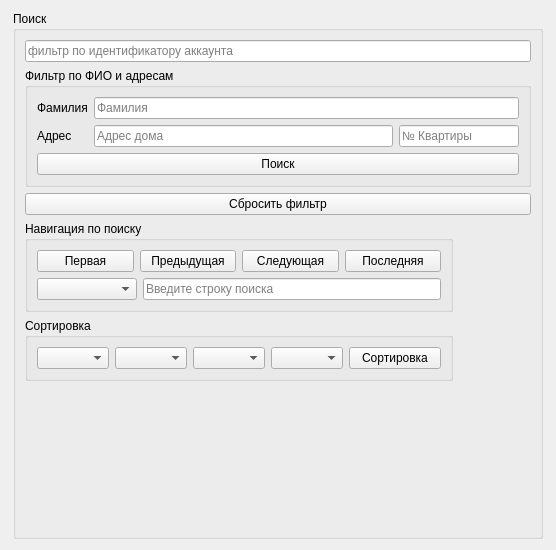
<?xml version="1.0" encoding="UTF-8"?>
<ui version="4.0">
 <class>FindAccoundCBox</class>
 <widget class="QWidget" name="FindAccoundCBox">
  <property name="geometry">
   <rect>
    <x>0</x>
    <y>0</y>
    <width>556</width>
    <height>550</height>
   </rect>
  </property>
  <property name="minimumSize">
   <size>
    <width>0</width>
    <height>550</height>
   </size>
  </property>
  <property name="windowTitle">
   <string>Form</string>
  </property>
  <layout class="QGridLayout" name="gridLayout">
   <item row="0" column="0">
    <widget class="QGroupBox" name="groupBox">
     <property name="maximumSize">
      <size>
       <width>530</width>
       <height>16777215</height>
      </size>
     </property>
     <property name="title">
      <string>Поиск</string>
     </property>
     <layout class="QGridLayout" name="gridLayout_8">
      <item row="1" column="0" colspan="2">
       <widget class="QGroupBox" name="groupBox_3">
        <property name="title">
         <string>Фильтр по ФИО и адресам</string>
        </property>
        <layout class="QGridLayout" name="gridLayout_7">
         <item row="0" column="0">
          <widget class="QLabel" name="label_9">
           <property name="text">
            <string>Фамилия</string>
           </property>
          </widget>
         </item>
         <item row="1" column="0">
          <widget class="QLabel" name="label_10">
           <property name="text">
            <string>Адрес</string>
           </property>
          </widget>
         </item>
         <item row="1" column="1">
          <widget class="QLineEdit" name="search_adress">
           <property name="placeholderText">
            <string>Адрес дома</string>
           </property>
          </widget>
         </item>
         <item row="1" column="2">
          <widget class="QLineEdit" name="lineEdit">
           <property name="maximumSize">
            <size>
             <width>120</width>
             <height>16777215</height>
            </size>
           </property>
           <property name="placeholderText">
            <string>№ Квартиры</string>
           </property>
          </widget>
         </item>
         <item row="0" column="1" colspan="2">
          <widget class="QLineEdit" name="search_name_2">
           <property name="placeholderText">
            <string>Фамилия</string>
           </property>
          </widget>
         </item>
         <item row="2" column="0" colspan="3">
          <widget class="QPushButton" name="search_two_column">
           <property name="text">
            <string>Поиск</string>
           </property>
          </widget>
         </item>
        </layout>
       </widget>
      </item>
      <item row="4" column="0">
       <widget class="QGroupBox" name="groupBox_2">
        <property name="title">
         <string>Навигация по поиску</string>
        </property>
        <layout class="QGridLayout" name="gridLayout_6">
         <item row="1" column="0" colspan="4">
          <layout class="QGridLayout" name="gridLayout_5">
           <item row="0" column="1">
            <widget class="QLineEdit" name="search_name_3">
             <property name="placeholderText">
              <string>Введите строку поиска</string>
             </property>
            </widget>
           </item>
           <item row="0" column="0">
            <widget class="QComboBox" name="typeSearchCBox">
             <property name="minimumSize">
              <size>
               <width>100</width>
               <height>0</height>
              </size>
             </property>
            </widget>
           </item>
          </layout>
         </item>
         <item row="0" column="0">
          <widget class="QPushButton" name="FindFirstButton">
           <property name="text">
            <string>Первая</string>
           </property>
          </widget>
         </item>
         <item row="0" column="1">
          <widget class="QPushButton" name="FindPreviousButton">
           <property name="text">
            <string>Предыдущая</string>
           </property>
          </widget>
         </item>
         <item row="0" column="2">
          <widget class="QPushButton" name="FindNextButton">
           <property name="text">
            <string>Следующая</string>
           </property>
          </widget>
         </item>
         <item row="0" column="3">
          <widget class="QPushButton" name="FindLastButton">
           <property name="text">
            <string>Последняя</string>
           </property>
          </widget>
         </item>
        </layout>
       </widget>
      </item>
      <item row="2" column="0" colspan="2">
       <widget class="QPushButton" name="reset_filter">
        <property name="text">
         <string>Сбросить фильтр</string>
        </property>
       </widget>
      </item>
      <item row="0" column="0" colspan="2">
       <widget class="QLineEdit" name="search_id">
        <property name="toolTip">
         <string/>
        </property>
        <property name="placeholderText">
         <string>фильтр по идентификатору аккаунта</string>
        </property>
       </widget>
      </item>
      <item row="6" column="0">
       <spacer name="verticalSpacer">
        <property name="orientation">
         <enum>Qt::Vertical</enum>
        </property>
        <property name="sizeHint" stdset="0">
         <size>
          <width>20</width>
          <height>40</height>
         </size>
        </property>
       </spacer>
      </item>
      <item row="5" column="0">
       <widget class="QGroupBox" name="groupBox_4">
        <property name="minimumSize">
         <size>
          <width>0</width>
          <height>50</height>
         </size>
        </property>
        <property name="title">
         <string>Сортировка</string>
        </property>
        <layout class="QGridLayout" name="gridLayout_2">
         <item row="0" column="0">
          <widget class="QComboBox" name="FirstField"/>
         </item>
         <item row="0" column="1">
          <widget class="QComboBox" name="FirstSortType"/>
         </item>
         <item row="0" column="2">
          <widget class="QComboBox" name="SecondField"/>
         </item>
         <item row="0" column="3">
          <widget class="QComboBox" name="SecondSortType"/>
         </item>
         <item row="0" column="4">
          <widget class="QPushButton" name="pushButton">
           <property name="minimumSize">
            <size>
             <width>92</width>
             <height>0</height>
            </size>
           </property>
           <property name="text">
            <string>Сортировка</string>
           </property>
          </widget>
         </item>
        </layout>
       </widget>
      </item>
     </layout>
    </widget>
   </item>
  </layout>
 </widget>
 <resources/>
 <connections/>
</ui>
